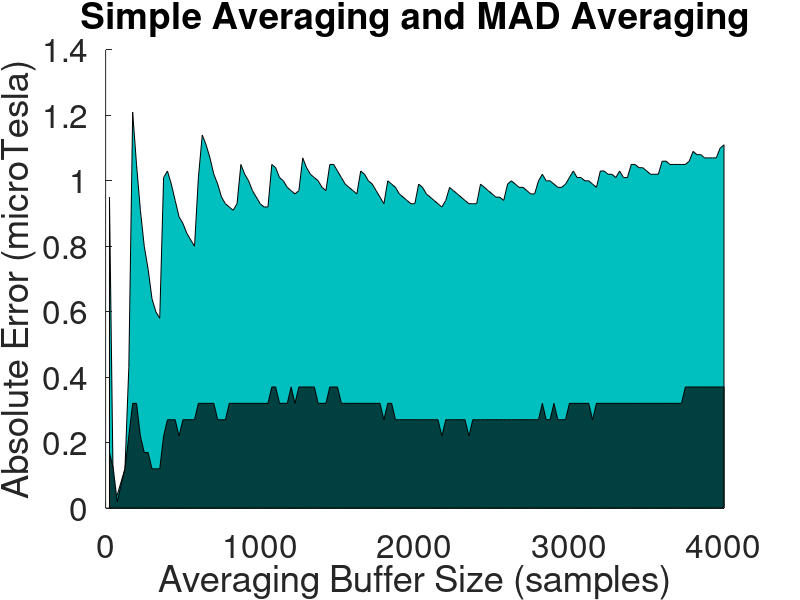
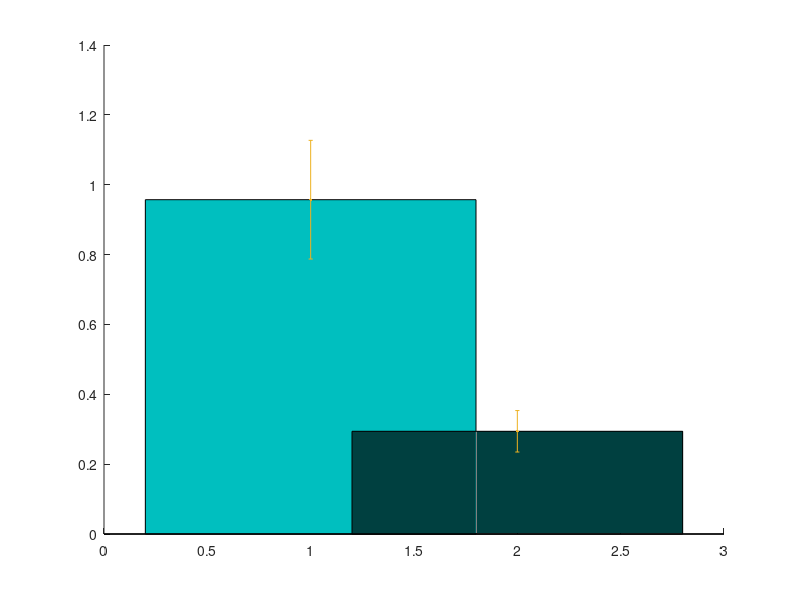

The MATLAB script that drew these images, in order:
simple_averaging = [-25.05
-26.03
-25.96
-25.92
-25.88
-25.57
-24.79
-24.95
-25.09
-25.2
-25.27
-25.36
-25.4
-25.42
-24.99
-24.97
-25.01
-25.06
-25.11
-25.13
-25.16
-25.18
-25.2
-24.99
-24.86
-24.89
-24.93
-24.98
-25.01
-25.05
-25.07
-25.08
-25.09
-25.07
-24.95
-24.98
-25
-25.03
-25.05
-25.07
-25.08
-25.08
-24.95
-24.96
-24.99
-25
-25.02
-25.03
-25.04
-25.03
-24.93
-24.96
-24.98
-24.99
-25
-25.02
-25.03
-24.95
-24.95
-24.97
-24.99
-25.01
-25.02
-25.03
-25.04
-24.97
-24.98
-25
-25.01
-25.03
-25.05
-25.07
-25
-25.01
-25.02
-25.04
-25.05
-25.06
-25.07
-25.07
-25.01
-25.02
-25.04
-25.05
-25.06
-25.07
-25.08
-25.06
-25.02
-25.03
-25.04
-25.05
-25.06
-25.07
-25.07
-25.07
-25.01
-25.02
-25.03
-25.04
-25.05
-25.05
-25.06
-25.01
-25
-25.01
-25.02
-25.02
-25.03
-25.04
-25.04
-25
-24.98
-25
-25
-25.01
-25.02
-25.02
-25.01
-24.99
-24.97
-24.99
-24.99
-25
-25
-25.01
-25.02
-24.97
-24.97
-24.98
-24.98
-24.99
-24.97
-24.99
-24.99
-24.95
-24.95
-24.96
-24.96
-24.97
-24.98
-24.98
-24.98
-24.94
-24.94
-24.95
-24.95
-24.95
-24.95
-24.95
-24.94
-24.91
-24.92
-24.92
-24.93
-24.93
-24.93
-24.93
-24.9
-24.89]
mad_averaging = [-26.17
-26.12
-25.98
-25.93
-25.88
-25.78
-25.68
-25.68
-25.78
-25.83
-25.83
-25.88
-25.88
-25.88
-25.78
-25.73
-25.73
-25.73
-25.78
-25.73
-25.73
-25.73
-25.73
-25.68
-25.68
-25.68
-25.68
-25.68
-25.73
-25.73
-25.73
-25.68
-25.68
-25.68
-25.68
-25.68
-25.68
-25.68
-25.68
-25.68
-25.68
-25.68
-25.63
-25.63
-25.68
-25.68
-25.68
-25.63
-25.68
-25.63
-25.63
-25.63
-25.63
-25.63
-25.68
-25.68
-25.68
-25.63
-25.63
-25.63
-25.68
-25.68
-25.68
-25.68
-25.68
-25.68
-25.68
-25.68
-25.68
-25.68
-25.68
-25.73
-25.68
-25.68
-25.73
-25.73
-25.73
-25.73
-25.73
-25.73
-25.73
-25.73
-25.73
-25.73
-25.73
-25.73
-25.78
-25.73
-25.73
-25.73
-25.73
-25.73
-25.73
-25.78
-25.73
-25.73
-25.73
-25.73
-25.73
-25.73
-25.73
-25.73
-25.73
-25.73
-25.73
-25.73
-25.73
-25.73
-25.73
-25.73
-25.73
-25.73
-25.68
-25.73
-25.73
-25.68
-25.73
-25.73
-25.73
-25.68
-25.68
-25.68
-25.68
-25.68
-25.68
-25.73
-25.68
-25.68
-25.68
-25.68
-25.68
-25.68
-25.68
-25.68
-25.68
-25.68
-25.68
-25.68
-25.68
-25.68
-25.68
-25.68
-25.68
-25.68
-25.68
-25.68
-25.68
-25.68
-25.68
-25.63
-25.63
-25.63
-25.63
-25.63
-25.63
-25.63
-25.63
-25.63
-25.63
-25.63]

size = [ 25
50
75
100
125
150
175
200
225
250
275
300
325
350
375
400
425
450
475
500
525
550
575
600
625
650
675
700
725
750
775
800
825
850
875
900
925
950
975
1000
1025
1050
1075
1100
1125
1150
1175
1200
1225
1250
1275
1300
1325
1350
1375
1400
1425
1450
1475
1500
1525
1550
1575
1600
1625
1650
1675
1700
1725
1750
1775
1800
1825
1850
1875
1900
1925
1950
1975
2000
2025
2050
2075
2100
2125
2150
2175
2200
2225
2250
2275
2300
2325
2350
2375
2400
2425
2450
2475
2500
2525
2550
2575
2600
2625
2650
2675
2700
2725
2750
2775
2800
2825
2850
2875
2900
2925
2950
2975
3000
3025
3050
3075
3100
3125
3150
3175
3200
3225
3250
3275
3300
3325
3350
3375
3400
3425
3450
3475
3500
3525
3550
3575
3600
3625
3650
3675
3700
3725
3750
3775
3800
3825
3850
3875
3900
3925
3950
3975
4000 ]

avg = abs(-26-simple_averaging)
mad = abs(-26-mad_averaging)

hold on
area(size, avg, 'FaceColor', [0 0.75 0.75] )
area(size, mad, 'FaceColor', [0 0.25 0.25])
title('Simple Averaging and MAD Averaging')
xlabel('Averaging Buffer Size (samples)')
ylabel('Absolute Error (microTesla)')
set(gca,'fontsize',24)


figure;
hold on
bar([1],[mean(avg);], 'FaceColor', [0 0.75 0.75])
bar([2],[mean(mad)], 'FaceColor', [0 0.25 0.25])
errorbar([1:2],[mean(avg); mean(mad)], [std(avg); std(mad)], '.')